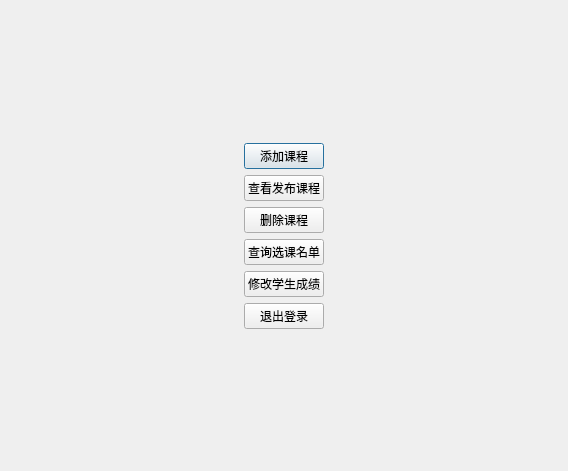
<?xml version="1.0" encoding="UTF-8"?>
<ui version="4.0">
 <class>teado</class>
 <widget class="QDialog" name="teado">
  <property name="geometry">
   <rect>
    <x>0</x>
    <y>0</y>
    <width>568</width>
    <height>471</height>
   </rect>
  </property>
  <property name="windowTitle">
   <string>Dialog</string>
  </property>
  <layout class="QGridLayout" name="gridLayout">
   <item row="0" column="1">
    <spacer name="verticalSpacer">
     <property name="orientation">
      <enum>Qt::Vertical</enum>
     </property>
     <property name="sizeHint" stdset="0">
      <size>
       <width>20</width>
       <height>112</height>
      </size>
     </property>
    </spacer>
   </item>
   <item row="1" column="0">
    <spacer name="horizontalSpacer">
     <property name="orientation">
      <enum>Qt::Horizontal</enum>
     </property>
     <property name="sizeHint" stdset="0">
      <size>
       <width>213</width>
       <height>20</height>
      </size>
     </property>
    </spacer>
   </item>
   <item row="1" column="1">
    <layout class="QVBoxLayout" name="verticalLayout">
     <item>
      <widget class="QPushButton" name="courseadd">
       <property name="text">
        <string>添加课程</string>
       </property>
      </widget>
     </item>
     <item>
      <widget class="QPushButton" name="courselook">
       <property name="text">
        <string>查看发布课程</string>
       </property>
      </widget>
     </item>
     <item>
      <widget class="QPushButton" name="coursedel">
       <property name="text">
        <string>删除课程</string>
       </property>
      </widget>
     </item>
     <item>
      <widget class="QPushButton" name="listlook">
       <property name="text">
        <string>查询选课名单</string>
       </property>
      </widget>
     </item>
     <item>
      <widget class="QPushButton" name="scorechange">
       <property name="text">
        <string>修改学生成绩</string>
       </property>
      </widget>
     </item>
     <item>
      <widget class="QPushButton" name="loginout">
       <property name="text">
        <string>退出登录</string>
       </property>
      </widget>
     </item>
    </layout>
   </item>
   <item row="1" column="2">
    <spacer name="horizontalSpacer_2">
     <property name="orientation">
      <enum>Qt::Horizontal</enum>
     </property>
     <property name="sizeHint" stdset="0">
      <size>
       <width>212</width>
       <height>20</height>
      </size>
     </property>
    </spacer>
   </item>
   <item row="2" column="1">
    <spacer name="verticalSpacer_2">
     <property name="orientation">
      <enum>Qt::Vertical</enum>
     </property>
     <property name="sizeHint" stdset="0">
      <size>
       <width>20</width>
       <height>112</height>
      </size>
     </property>
    </spacer>
   </item>
  </layout>
 </widget>
 <resources/>
 <connections/>
</ui>
